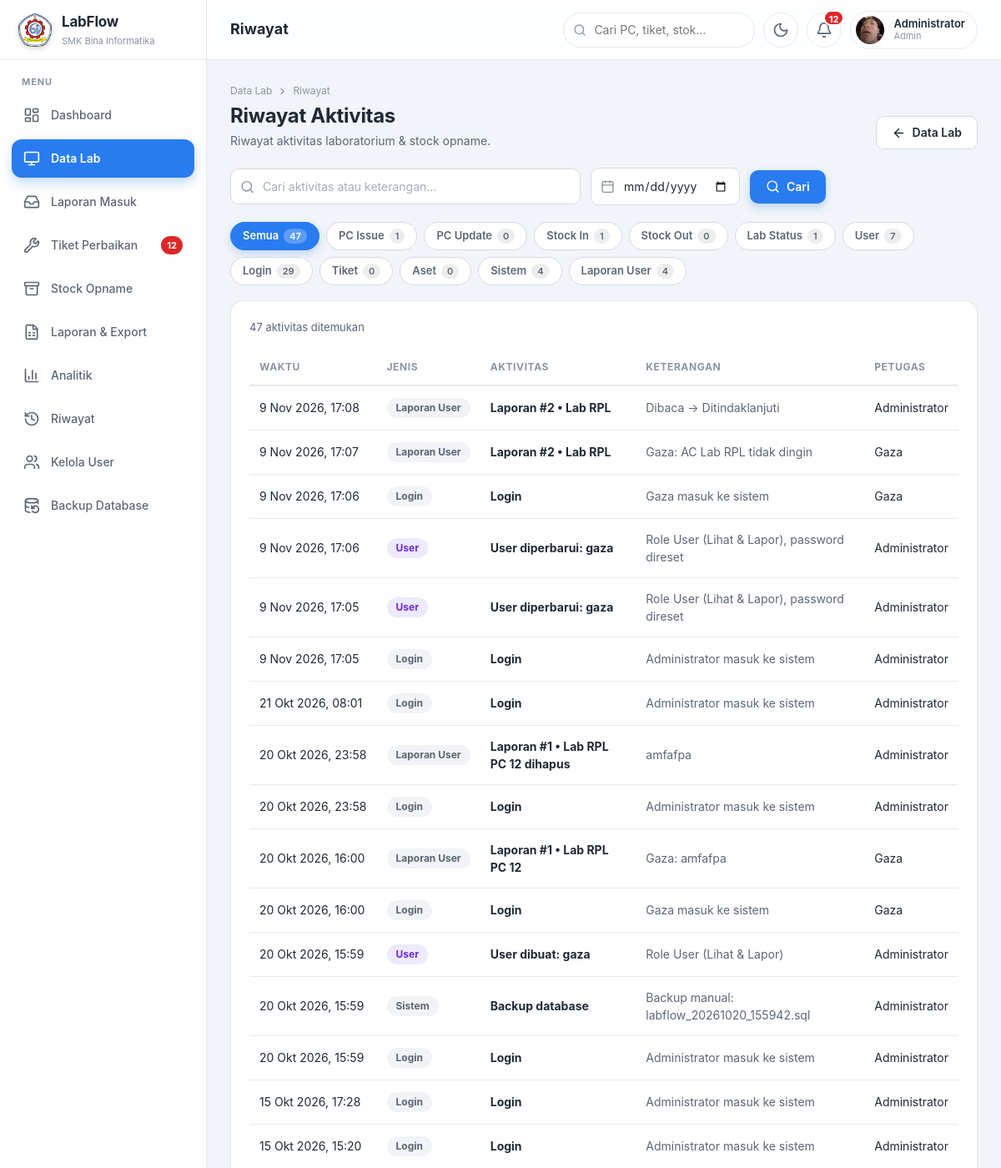
The app's page /LABFLOW/history.php (signed in, upper part) with its own data.
### tables this page shows
CREATE TABLE `activity_logs` (
  `id` int UNSIGNED NOT NULL,
  `type` enum('pc_issue','pc_update','stock_in','lab_status','login','user_mgmt','stock_out','ticket','asset','system','user_report') NOT NULL,
  `title` varchar(150) NOT NULL,
  `description` varchar(255) DEFAULT NULL,
  `laboratory_id` int UNSIGNED DEFAULT NULL,
  `pc_id` int UNSIGNED DEFAULT NULL,
  `user_id` int UNSIGNED DEFAULT NULL,
  `created_at` datetime NOT NULL DEFAULT CURRENT_TIMESTAMP
);

CREATE TABLE `users` (
  `id` int UNSIGNED NOT NULL,
  `username` varchar(50) NOT NULL,
  `password_hash` varchar(255) NOT NULL,
  `full_name` varchar(100) NOT NULL,
  `role` enum('admin','coordinator','user') NOT NULL DEFAULT 'user',
  `is_active` tinyint(1) NOT NULL DEFAULT '1',
  `avatar` varchar(100) DEFAULT NULL,
  `created_by` int UNSIGNED DEFAULT NULL,
  `last_login` datetime DEFAULT NULL,
  `created_at` timestamp NOT NULL DEFAULT CURRENT_TIMESTAMP
);

### LABFLOW/config/auth.php (called while the page is built, shortened)
<?php
require_once __DIR__ . '/koneksi.php';
function e($v): string
{
    return htmlspecialchars((string)$v, ENT_QUOTES, 'UTF-8');
}

### LABFLOW/config/koneksi.php (called while the page is built, shortened)
<?php
function db(): PDO
{
    static $pdo = null;
    if ($pdo === null) {
        $pdo = new PDO(
            'mysql:host=' . DB_HOST . ';dbname=' . DB_NAME . ';charset=utf8mb4',
            DB_USER,
            DB_PASS,
            [
                PDO::MYSQL_ATTR_INIT_COMMAND => "SET NAMES utf8mb4 COLLATE utf8mb4_unicode_ci, time_zone = '" . (new DateTime('now', new DateTimeZone(APP_TZ)))->format('P') . "'",
                PDO::ATTR_ERRMODE            => PDO::ERRMODE_EXCEPTION,
                PDO::ATTR_DEFAULT_FETCH_MODE => PDO::FETCH_ASSOC,
                PDO::ATTR_EMULATE_PREPARES   => false,
            ]
        );
    }
    return $pdo;
}

### LABFLOW/history.php (the view, shortened to what this page needs)
<?php
require_once __DIR__ . '/config/layout.php';
$types = [
    'pc_issue'   => 'PC Issue',
    'pc_update'  => 'PC Update',
    'stock_in'   => 'Stock In',
    'stock_out'  => 'Stock Out',
    'lab_status' => 'Lab Status',
    'user_mgmt'  => 'User',
    'login'      => 'Login',
    'ticket'     => 'Tiket',
    'asset'      => 'Aset',
    'system'     => 'Sistem',
    'user_report' => 'Laporan User',
];
$type = isset($types[$_GET['type'] ?? '']) ? $_GET['type'] : 'all';
$q    = trim($_GET['q'] ?? '');
$date = preg_match('/^\d{4}-\d{2}-\d{2}$/', $_GET['date'] ?? '') ? $_GET['date'] : '';
$sql  = 'SELECT a.*, u.full_name FROM activity_logs a LEFT JOIN users u ON u.id = a.user_id WHERE 1=1';
$args = [];
$sql .= ' ORDER BY a.created_at DESC, a.id DESC LIMIT 200';
$s = db()->prepare($sql);
$s->execute($args);
$rows = $s->fetchAll();
$counts = db()->query('SELECT type, COUNT(*) AS n FROM activity_logs GROUP BY type')->fetchAll(PDO::FETCH_KEY_PAIR);
$total  = array_sum($counts);
function hist_url(array $over): string
{
    global $type, $q, $date;
    $p = array_merge(['type' => $type === 'all' ? '' : $type, 'q' => $q, 'date' => $date], $over);
    $p = array_filter($p, fn($v) => $v !== '' && $v !== null);
    return 'history.php' . ($p ? '?' . http_build_query($p) : '');
}
?>
            <div class="page-head">
                <div>
                    <div class="crumbs"><a href="data_lab.php">Data Lab</a><i data-lucide="chevron-right"></i><span>Riwayat</span></div>
                    <h1>Riwayat Aktivitas</h1>
                    <p>Riwayat aktivitas laboratorium &amp; stock opname.</p>
                </div>
                <div class="actions">
                    <a class="btn btn-secondary" href="data_lab.php"><i data-lucide="arrow-left"></i> Data Lab</a>
                </div>
            </div>
            <form class="toolbar" method="get" action="history.php">
                <div class="input-icon search">
                    <input type="search" class="input" name="q" value="<?= e($q) ?>" placeholder="Cari aktivitas atau keterangan..." autocomplete="off">
                </div>
                <div class="input-icon">
                    <input type="date" class="input" name="date" value="<?= e($date) ?>" onchange="this.form.submit()" aria-label="Filter tanggal" style="min-width:170px">
                </div>
                <button type="submit" class="btn btn-primary"><i data-lucide="search"></i> Cari</button>
            </form>
            <div class="chips hist-chips" role="group" aria-label="Filter jenis aktivitas">
                <a class="chip<?= $type === 'all' ? ' active' : '' ?>" href="<?= e(hist_url(['type' => ''])) ?>">Semua <span class="n"><?= (int)$total ?></span></a>
                <?php foreach ($types as $k => $label): ?>
                <a class="chip<?= $type === $k ? ' active' : '' ?>" href="<?= e(hist_url(['type' => $k])) ?>"><?= e($label) ?> <span class="n"><?= (int)($counts[$k] ?? 0) ?></span></a>
                <?php endforeach; ?>
            </div>
            <div class="card history-card">
                <div class="result-info">
                    <?= count($rows) ?> aktivitas ditemukan<?= $date ? ' pada <strong>' . e(ui_date($date)) . '</strong>' : '' ?><?= count($rows) >= 200 ? ' (menampilkan 200 terbaru)' : '' ?>
                </div>
                <div class="table-wrap">
                    <table class="table history-table">
                        <thead><tr><th>Waktu</th><th>Jenis</th><th>Aktivitas</th><th>Keterangan</th><th>Petugas</th></tr></thead>
                        <tbody>
                        <?php foreach ($rows as $r): ?>
                            <tr>
                                <td class="nowrap"><?= e(ui_date($r['created_at'], true)) ?></td>
                                <td><span class="tag tag-<?= e($r['type']) ?>"><?= e($types[$r['type']] ?? $r['type']) ?></span></td>
                                <td><strong><?= e($r['title']) ?></strong></td>
                                <td class="soft"><?= e($r['description']) ?></td>
                                <td class="nowrap"><?= e($r['full_name'] ?? '-') ?></td>
                            </tr>
                        <?php endforeach; ?>
                        </tbody>
                    </table>
                </div>
            </div>

### LABFLOW/assets/css/history.css (style rules this page uses)
.hist-chips { margin-bottom: 18px; }
.hist-chips .chip { text-decoration: none; }
.history-card { padding: 8px 22px 14px; }
.result-info { padding: 14px 0 6px; font-size: 13px; color: var(--text-soft); }
.history-table td { font-size: 14px; }
.history-table .nowrap { white-space: nowrap; }
.history-table .soft { color: var(--text-soft); }
.tag-user_mgmt { background: var(--purple-bg); color: var(--purple); }
.tag-login { background: var(--gray-bg); color: var(--text-soft); }
.tag-system { background: var(--gray-bg); color: var(--text-soft); }

### records on screen
activity_logs: created_at "9 Nov 2026, 17:08", type "Laporan User", title "Laporan #2 • Lab RPL", description "Dibaca → Ditindaklanjuti", user.full_name "Administrator"
activity_logs: created_at "9 Nov 2026, 17:07", type "Laporan User", title "Laporan #2 • Lab RPL", description "Gaza: AC Lab RPL tidak dingin", user.full_name "Gaza"
activity_logs: created_at "9 Nov 2026, 17:06", type "Login", title "Login", description "Gaza masuk ke sistem", user.full_name "Gaza"
activity_logs: created_at "9 Nov 2026, 17:06", type "User", title "User diperbarui: gaza", description "Role User (Lihat & Lapor), password direset", user.full_name "Administrator"
activity_logs: created_at "9 Nov 2026, 17:05", type "User", title "User diperbarui: gaza", description "Role User (Lihat & Lapor), password direset", user.full_name "Administrator"
activity_logs: created_at "9 Nov 2026, 17:05", type "Login", title "Login", description "Administrator masuk ke sistem", user.full_name "Administrator"
activity_logs: created_at "21 Okt 2026, 08:01", type "Login", title "Login", description "Administrator masuk ke sistem", user.full_name "Administrator"
activity_logs: created_at "20 Okt 2026, 23:58", type "Laporan User", title "Laporan #1 • Lab RPL PC 12 dihapus", description "amfafpa", user.full_name "Administrator"
activity_logs: created_at "20 Okt 2026, 23:58", type "Login", title "Login", description "Administrator masuk ke sistem", user.full_name "Administrator"
activity_logs: created_at "20 Okt 2026, 16:00", type "Laporan User", title "Laporan #1 • Lab RPL PC 12", description "Gaza: amfafpa", user.full_name "Gaza"
activity_logs: created_at "20 Okt 2026, 16:00", type "Login", title "Login", description "Gaza masuk ke sistem", user.full_name "Gaza"
activity_logs: created_at "20 Okt 2026, 15:59", type "User", title "User dibuat: gaza", description "Role User (Lihat & Lapor)", user.full_name "Administrator"
activity_logs: created_at "20 Okt 2026, 15:59", type "Sistem", title "Backup database", description "Backup manual: labflow_20261020_155942.sql", user.full_name "Administrator"
activity_logs: created_at "20 Okt 2026, 15:59", type "Login", title "Login", description "Administrator masuk ke sistem", user.full_name "Administrator"
activity_logs: created_at "15 Okt 2026, 17:28", type "Login", title "Login", description "Administrator masuk ke sistem", user.full_name "Administrator"
activity_logs: created_at "15 Okt 2026, 15:20", type "Login", title "Login", description "Administrator masuk ke sistem", user.full_name "Administrator"

### other values on screen
$label "Dashboard"
$label "Data Lab"
$label "Laporan Masuk"
$label "Tiket Perbaikan"
$badges[$key] "12"
$label "Stock Opname"
$label "Laporan & Export"
$label "Analitik"
$label "Riwayat"
$label "Kelola User"
$label "Backup Database"
$left "Riwayat"
$bell "12"
current_user_name() "Administrator"
role_label($_SESSION['role'] ?? 'user') "Admin"
